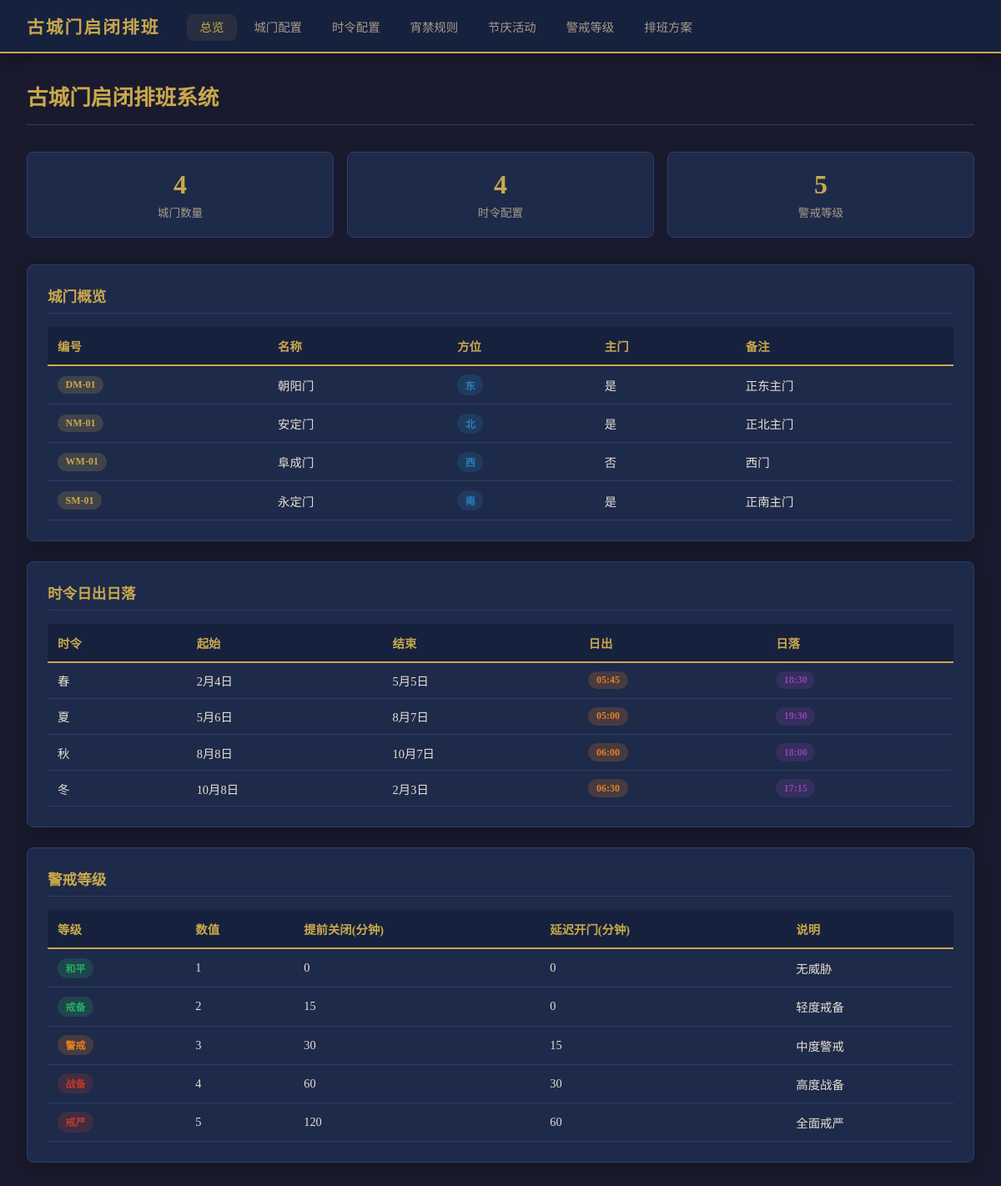
Before: / with the older database file.
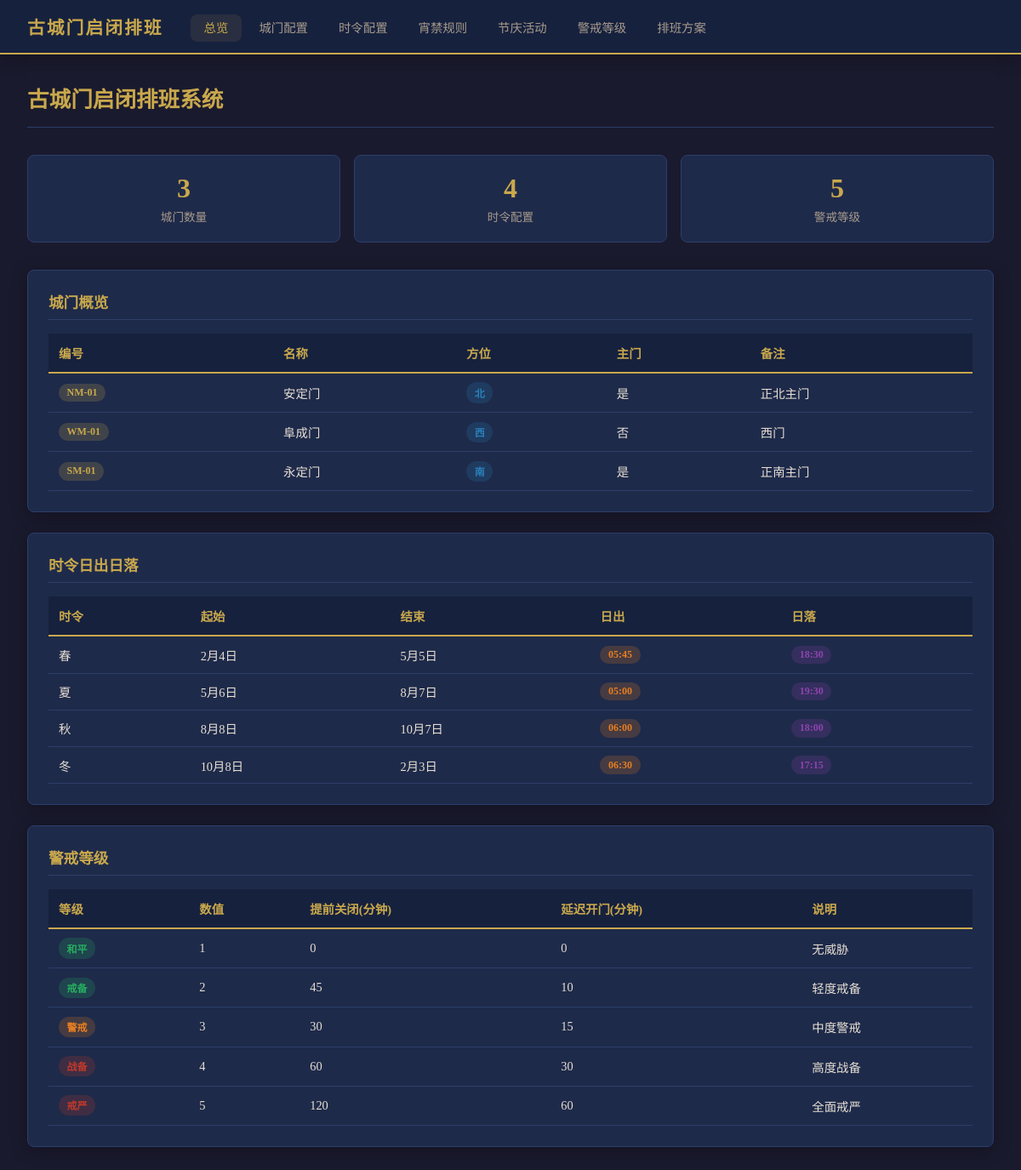
After: the same page with the newer database file.
### tables this page shows
CREATE TABLE gates (
            id INTEGER PRIMARY KEY AUTOINCREMENT,
            gate_code TEXT UNIQUE NOT NULL,
            gate_name TEXT NOT NULL,
            direction TEXT NOT NULL CHECK(direction IN ('东','南','西','北')),
            is_main INTEGER NOT NULL DEFAULT 0 CHECK(is_main IN (0,1)),
            notes TEXT DEFAULT ''
        );

CREATE TABLE seasons (
            id INTEGER PRIMARY KEY AUTOINCREMENT,
            season_name TEXT UNIQUE NOT NULL,
            start_month INTEGER NOT NULL,
            start_day INTEGER NOT NULL,
            end_month INTEGER NOT NULL,
            end_day INTEGER NOT NULL,
            sunrise_time TEXT NOT NULL,
            sunset_time TEXT NOT NULL
        );

CREATE TABLE alert_levels (
            id INTEGER PRIMARY KEY AUTOINCREMENT,
            level_name TEXT UNIQUE NOT NULL,
            level_value INTEGER UNIQUE NOT NULL CHECK(level_value BETWEEN 1 AND 5),
            close_advance_minutes INTEGER NOT NULL DEFAULT 0,
            open_delay_minutes INTEGER NOT NULL DEFAULT 0,
            description TEXT DEFAULT ''
        );

### main.py (the view)
@app.get("/", response_class=HTMLResponse)
async def index(request: Request):
    conn = get_db()
    gates = conn.execute("SELECT * FROM gates").fetchall()
    seasons = conn.execute("SELECT * FROM seasons").fetchall()
    alert_levels = conn.execute("SELECT * FROM alert_levels ORDER BY level_value").fetchall()
    conn.close()
    return templates.TemplateResponse("index.html", {
        "request": request,
        "gates": gates,
        "seasons": seasons,
        "alert_levels": alert_levels,
        "active_page": "home",
    })

### templates/index.html (shortened to what this page needs)
{% extends "base.html" %}
{% block content %}
<div class="page-header">
    <h1>古城门启闭排班系统</h1>
</div>
<div class="stats-grid">
    <div class="stat-card">
        <div class="stat-value">{{ gates|length }}</div>
        <div class="stat-label">城门数量</div>
    </div>
    <div class="stat-card">
        <div class="stat-value">{{ seasons|length }}</div>
        <div class="stat-label">时令配置</div>
    </div>
    <div class="stat-card">
        <div class="stat-value">{{ alert_levels|length }}</div>
        <div class="stat-label">警戒等级</div>
    </div>
</div>
<div class="card">
    <h2>城门概览</h2>
    <div class="table-responsive">
        <table>
            <thead>
                <tr>
                    <th>编号</th>
                    <th>名称</th>
                    <th>方位</th>
                    <th>主门</th>
                    <th>备注</th>
                </tr>
            </thead>
            <tbody>
                {% for gate in gates %}
                <tr>
                    <td><span class="badge badge-gold">{{ gate.gate_code }}</span></td>
                    <td>{{ gate.gate_name }}</td>
                    <td><span class="badge badge-blue">{{ gate.direction }}</span></td>
                    <td>{{ '是' if gate.is_main else '否' }}</td>
                    <td>{{ gate.notes or '-' }}</td>
                </tr>
                {% endfor %}
            </tbody>
        </table>
    </div>
</div>
<div class="card">
    <h2>时令日出日落</h2>
    <div class="table-responsive">
        <table>
            <thead>
                <tr>
                    <th>时令</th>
                    <th>起始</th>
                    <th>结束</th>
                    <th>日出</th>
                    <th>日落</th>
                </tr>
            </thead>
            <tbody>
                {% for s in seasons %}
                <tr>
                    <td>{{ s.season_name }}</td>
                    <td>{{ s.start_month }}月{{ s.start_day }}日</td>
                    <td>{{ s.end_month }}月{{ s.end_day }}日</td>
                    <td><span class="badge badge-orange">{{ s.sunrise_time }}</span></td>
                    <td><span class="badge badge-purple">{{ s.sunset_time }}</span></td>
                </tr>
                {% endfor %}
            </tbody>
        </table>
    </div>
</div>
<div class="card">
    <h2>警戒等级</h2>
    <div class="table-responsive">
        <table>
            <thead>
                <tr>
                    <th>等级</th>
                    <th>数值</th>
                    <th>提前关闭(分钟)</th>
                    <th>延迟开门(分钟)</th>
                    <th>说明</th>
                </tr>
            </thead>
            <tbody>
                {% for a in alert_levels %}
                <tr>
                    <td><span class="badge {% if a.level_value >= 4 %}badge-red{% elif a.level_value >= 3 %}badge-orange{% else %}badge-green{% endif %}">{{ a.level_name }}</span></td>
                    <td>{{ a.level_value }}</td>
                    <td>{{ a.close_advance_minutes }}</td>
                    <td>{{ a.open_delay_minutes }}</td>
                    <td>{{ a.description or '-' }}</td>
                </tr>
                {% endfor %}
            </tbody>
        </table>
    </div>
</div>
{% endblock %}

Changed rows visible on the page:
removed gates: gate_code "DM-01", gate_name "朝阳门", direction "东", is_main "是", notes "正东主门"
changed alert_levels "轻度戒备": close_advance_minutes "15" → "45"; open_delay_minutes "0" → "10"
Other visible differences:
{{ gates|length }}: "4" → "3"
